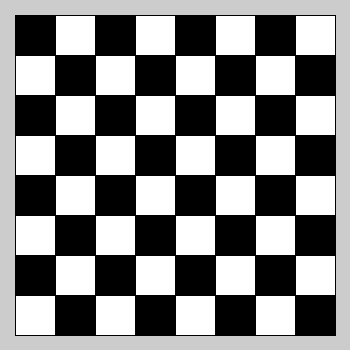
Frame 1 (no input)
Frame 60 (the mouse pressed at the canvas centre just before this capture): identical to frame 1, image omitted
Frame 120 (the mouse held since frame 60 and released just before this capture): identical to frame 1, image omitted

The Processing sketch that drew this single still picture (run headless with seeded random() and noise(); from frame 60 on, the mouse is pressed at the canvas centre):

// Processing sketch: Task6
// ── Task6.pde
//Task 6: Draw a chess board using a nested for loop and a double int array.
int[][] board = new int[8][8];
void setup() {
  size(350,350);
  for (int i=0; i<board.length; i++) {
    for (int j=0; j<board[i].length; j++) {
      board[i][j] = ((i%2)+(j%2))%2;
    }
  }
}
void draw() {
  int sideLength = 40;
  for (int y=0; y<board.length; y++) {
    for (int x=0; x<board[y].length; x++) {
      fill(board[y][x]*255);
      rect(15+x*sideLength, 15+y*sideLength, sideLength, sideLength);
    }
  }
}
